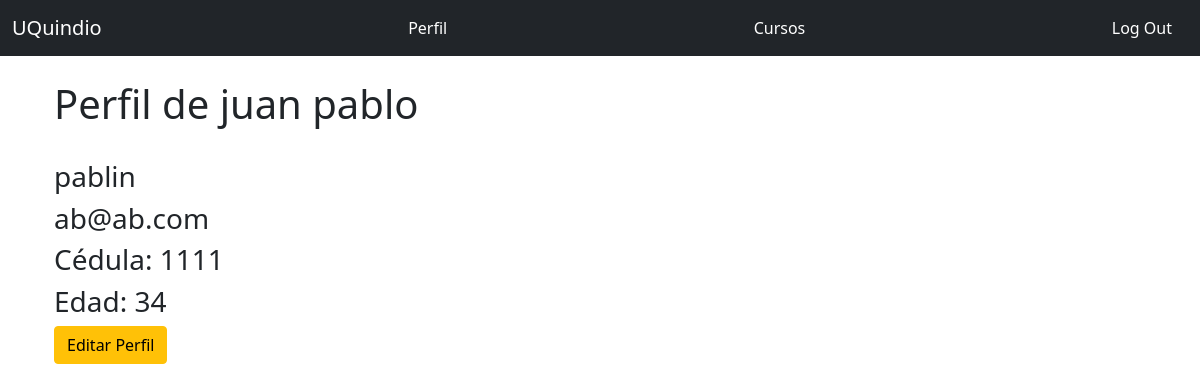
The app's page /user/pablin (signed in), older data.
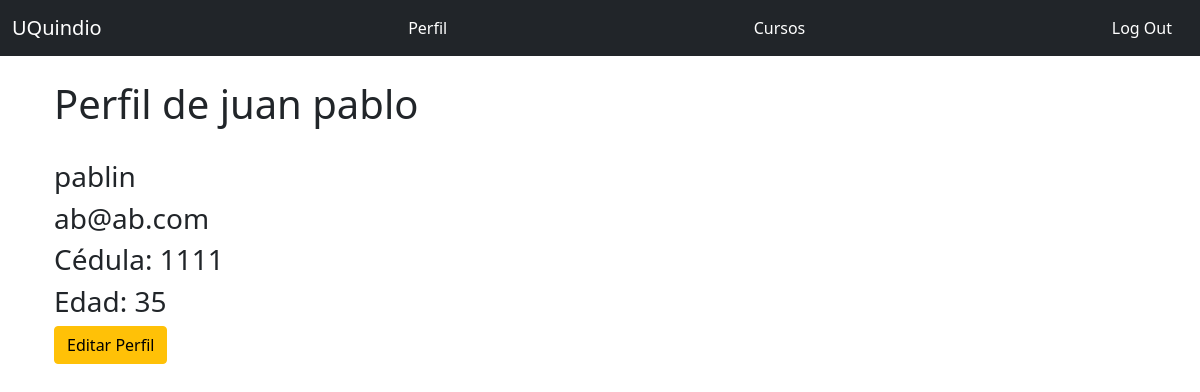
The same page, newer data.
### app.py (models this page shows, shortened)
class User(UserMixin, db.Model):
    __tablename__ = 'students'
    id = db.Column(db.Integer, primary_key = True)
    email = db.Column(db.String(64), unique=True, index=True)
    username = db.Column(db.String(64), unique=True, index=True)
    name = db.Column(db.String(64))
    last_name = db.Column(db.String(64))
    cc = db.Column(db.Integer, unique=True, index=True)
    age = db.Column(db.Integer)
    genre = db.Column(db.CHAR)
    password_hash = db.Column(db.String(128))
    role_id = db.Column(db.Integer, db.ForeignKey('roles.id'))
    @property
    def password(self):
        raise AttributeError('password no es un atributo legible')

### app.py (the view)
@app.route('/user/<username>')
@login_required
@require_role(role="Student")
def user(username):
    user = User.query.filter_by(username=username).first_or_404()
    return render_template('user.html', user=user)

### app.py (called while the page is built)
def require_role(role):
    def decorator(func):
        @wraps(func)
        def wrapped_function(*args, **kwargs):
            if not session['account_type'] == role:
                return redirect("/404")
            else:
                return func(*args, **kwargs)
        return wrapped_function
    return decorator

@login_manager.user_loader
def load_user(user_id):
    if session['account_type'] == 'Student':
        return User.query.get(int(user_id))
    elif session['account_type'] == 'Teacher':
        return Teacher.query.get(int(user_id))
    elif session['account_type'] == 'Admin':
        return Admin.query.get(int(user_id))
    else:
      return None

### templates/user.html
{% extends "base.html" %}
{% block page_content %}
<div class="page-header">
    <h1>Perfil de {{ user.name }} {{ user.last_name }}
</div>
<br/>
<h3>{{ user.username }}</h3>
<h3>{{ user.email }}</h3>
<h3>Cédula: {{ user.cc }}</h3>
<h3>Edad: {{ user.age }}</h3>
{% if user == current_user %}
<a class="btn btn-warning" href="{{ url_for('edit_profile') }}">
 Editar Perfil
</a>
{% endif %}
{% endblock %}

Row changes from the older to the newer data that the page shows:
changed User "juan": age "34" → "35"
